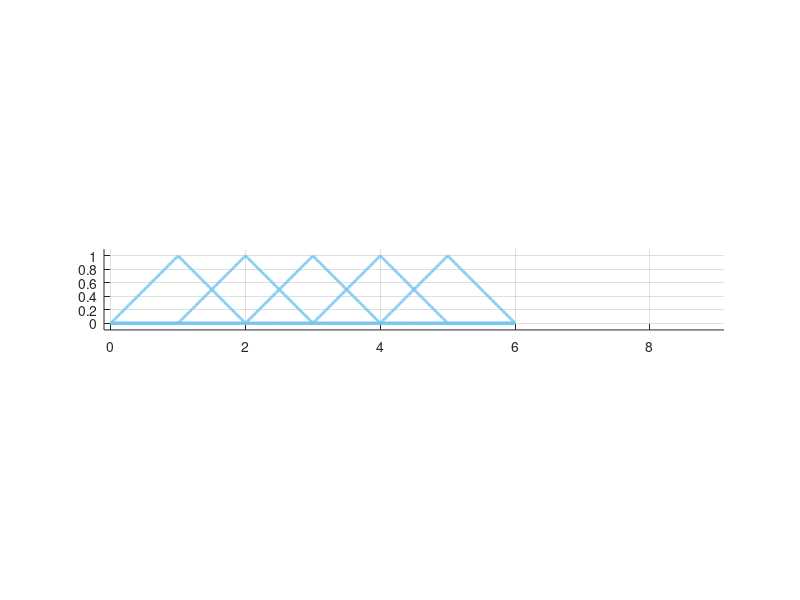
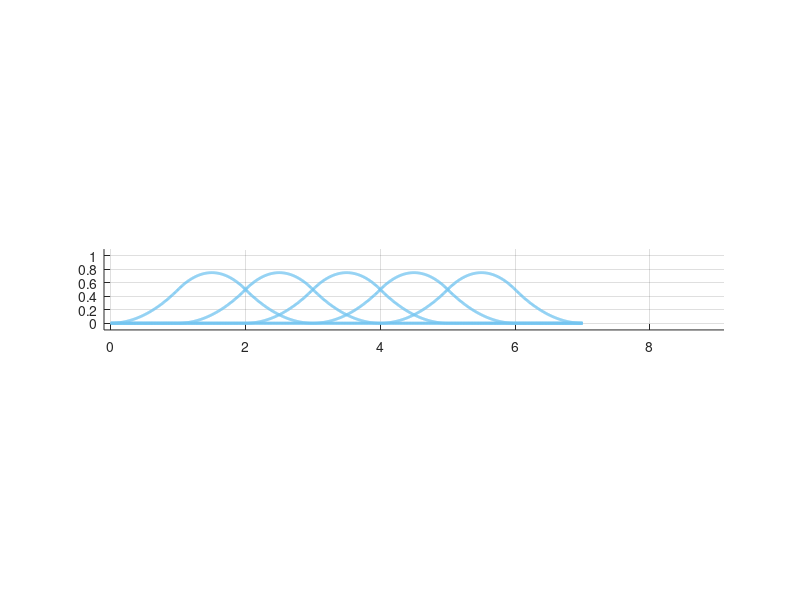
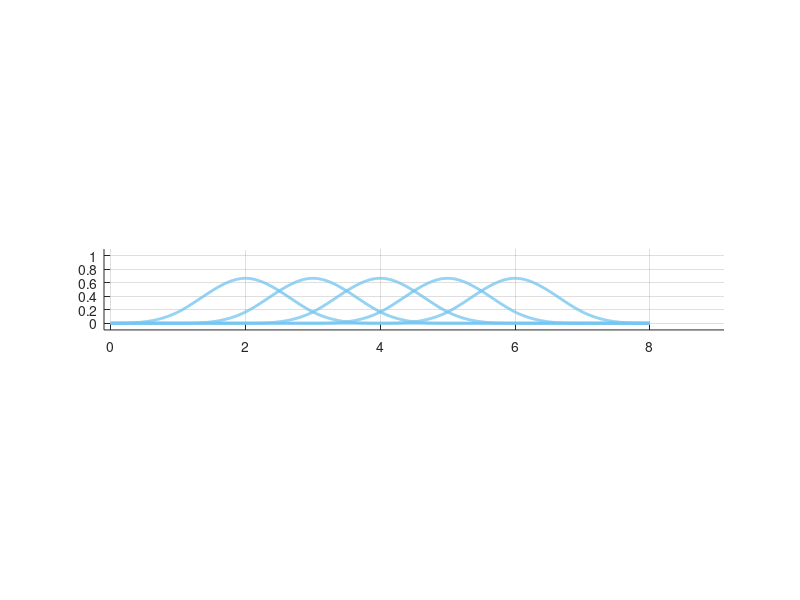
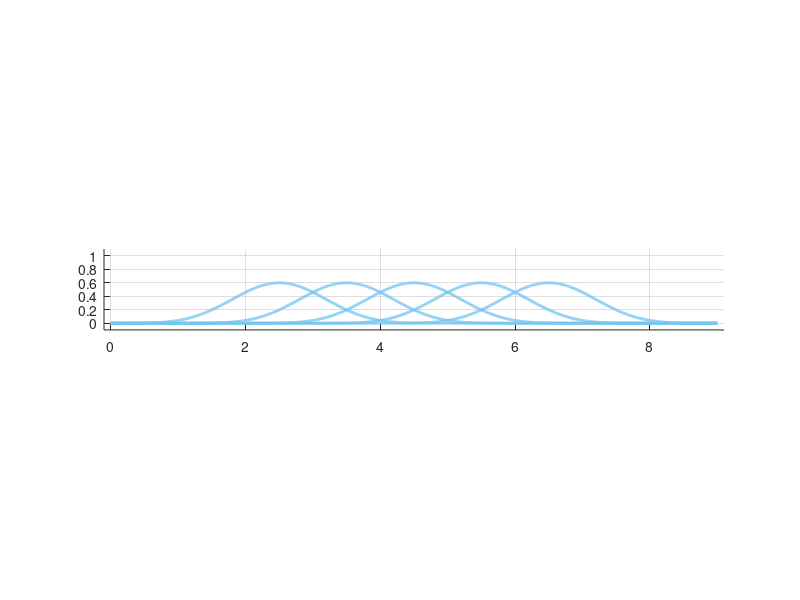

These figures' MATLAB source, in order:
order = 5;
degree = order-1;
knots = 0:9;
t = linspace(min(knots),max(knots),1000);
N = zeros(length(knots)-1,length(t),order+1);

for k=0:degree,
    for i=1:length(knots)-k-1,
        if k==0,
            N(i,:,k+1) = t>=knots(i) & t<knots(i+1);
        else
            w0 = (t - knots(i)) ./ (knots(i+k)-knots(i));
            w1 = (t - knots(i+1)) ./ (knots(i+k+1)-knots(i+1));
            N(i,:,k+1) = w0.*N(i,:,k) + (1-w1).*N(i+1,:,k);
        end
    end
end

figure(gcf); clf; hold on;
axis on; grid on; axis equal;
count = 5;

for k=1:degree,
    axis([-.1 .1 -.1 .1]+[0 5+degree 0 1]);
    idx = t <= 5+k;
    x = repmat(t(idx),count,1)';
    y = N(1:count,idx,k+1)';
    cla;
    plot(x,y,'-','LineWidth',2,'Color',[117 197 240]/255);
    pause;
    print(gcf,['/home/bbrrck/teaching/geonum/2017/TD/degree' num2str(k) '.svg'],'-dsvg');
end

